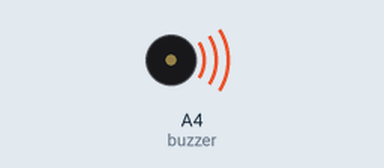
A sketch run on a simulated Arduino Uno, built with avr-gcc and run on an emulated ATmega328P. Shown: buzzer (waves = sounding).

Above: at 0.1 s.
At 85.6 s:
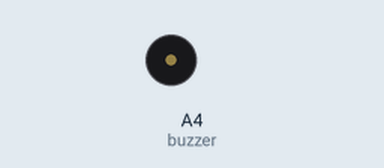
Timing chart, 0 to 87.1 s (numbered marks = the images above):
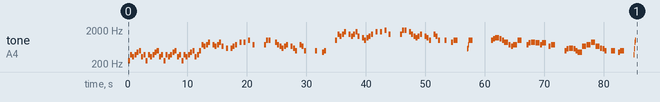

The sketch:

The_Homeward_Heron.ino
```cpp
// GENSHIN IMPACT 神里綾華 角色預告 OST "白鷺歸庭" / Kamisato Ayaka's Character Teaser OST "The Homeward Heron"

#include <avr/pgmspace.h>

#define NOTE_B0  31
#define NOTE_C1  33
#define NOTE_CS1 35
#define NOTE_D1  37
#define NOTE_DS1 39
#define NOTE_E1  41
#define NOTE_F1  44
#define NOTE_FS1 46
#define NOTE_G1  49
#define NOTE_GS1 52
#define NOTE_A1  55
#define NOTE_AS1 58
#define NOTE_B1  62
#define NOTE_C2  65
#define NOTE_CS2 69
#define NOTE_D2  73
#define NOTE_DS2 78
#define NOTE_E2  82
#define NOTE_F2  87
#define NOTE_FS2 93
#define NOTE_G2  98
#define NOTE_GS2 104
#define NOTE_A2  110
#define NOTE_AS2 117
#define NOTE_B2  123
#define NOTE_C3  131
#define NOTE_CS3 139
#define NOTE_D3  147
#define NOTE_DS3 156
#define NOTE_E3  165
#define NOTE_F3  175
#define NOTE_FS3 185
#define NOTE_G3  196
#define NOTE_GS3 208
#define NOTE_A3  220
#define NOTE_AS3 233
#define NOTE_B3  247
#define NOTE_C4  262
#define NOTE_CS4 277
#define NOTE_D4  294
#define NOTE_DS4 311
#define NOTE_E4  330
#define NOTE_F4  349
#define NOTE_FS4 370
#define NOTE_G4  392
#define NOTE_GS4 415
#define NOTE_A4  440
#define NOTE_AS4 466
#define NOTE_B4  494
#define NOTE_C5  523
#define NOTE_CS5 554
#define NOTE_D5  587
#define NOTE_DS5 622
#define NOTE_E5  659
#define NOTE_F5  698
#define NOTE_FS5 740
#define NOTE_G5  784
#define NOTE_GS5 831
#define NOTE_A5  880
#define NOTE_AS5 932
#define NOTE_B5  988
#define NOTE_C6  1047
#define NOTE_CS6 1109
#define NOTE_D6  1175
#define NOTE_DS6 1245
#define NOTE_E6  1319
#define NOTE_F6  1397
#define NOTE_FS6 1480
#define NOTE_G6  1568
#define NOTE_GS6 1661
#define NOTE_A6  1760
#define NOTE_AS6 1865
#define NOTE_B6  1976
#define NOTE_C7  2093
#define NOTE_CS7 2217
#define NOTE_D7  2349
#define NOTE_DS7 2489
#define NOTE_E7  2637
#define NOTE_F7  2794
#define NOTE_FS7 2960
#define NOTE_G7  3136
#define NOTE_GS7 3322
#define NOTE_A7  3520
#define NOTE_AS7 3729
#define NOTE_B7  3951
#define NOTE_C8  4186
#define NOTE_CS8 4435
#define NOTE_D8  4699
#define NOTE_DS8 4978
#define NOTE_E8  5274
#define NOTE_F8  5588
#define NOTE_FS8 5920
#define NOTE_G8  6272
#define NOTE_GS8 6645
#define NOTE_A8  7074
#define NOTE_AS8 7459
#define NOTE_B8  7902
#define REST 0

int tempo = 80;
int buzzer = A4;

const int melody[] PROGMEM = {
NOTE_B3,8,NOTE_FS4,8,NOTE_E4,8,NOTE_FS4,8,NOTE_A4,8,NOTE_B4,8,NOTE_E4,8,NOTE_FS4,8,
NOTE_B3,8,NOTE_FS4,8,NOTE_E4,8,NOTE_FS4,8,NOTE_A4,8,NOTE_B4,8,NOTE_E4,8,NOTE_FS4,8,
NOTE_B3,8,NOTE_FS4,8,NOTE_E4,8,NOTE_FS4,8,NOTE_A4,8,NOTE_B4,8,NOTE_E4,8,NOTE_FS4,8,
NOTE_B3,8,NOTE_FS4,8,NOTE_E4,8,NOTE_FS4,8,NOTE_A4,8,NOTE_B4,8,NOTE_E4,8,NOTE_FS4,8,
NOTE_B4,8,NOTE_FS5,8,NOTE_E5,8,NOTE_FS5,8,NOTE_A5,8 ,REST,8,NOTE_FS5,8,
NOTE_E5,8,NOTE_FS5,8,NOTE_A5,8,NOTE_E5,8,REST,8,NOTE_D5,8, REST,8,NOTE_D5,8,
NOTE_E5,8,NOTE_FS5,8,REST,8, NOTE_A5,8,REST,8,NOTE_A5,8,REST,8,NOTE_B5,8,
REST,8,NOTE_FS5,8,REST,2, NOTE_FS5,8,NOTE_B5,8,NOTE_B5,8,REST,4,NOTE_A5,8,
NOTE_FS5,8,NOTE_E5,8,NOTE_D5,8,NOTE_E5,8,NOTE_FS5,8,REST,8,NOTE_E5,8,NOTE_D5,8,NOTE_B4,8,REST,8,
NOTE_FS5,8,NOTE_E5,8,NOTE_B4,8,REST,2,NOTE_B4,8,REST,4,NOTE_A4,8,NOTE_B4,8,REST,2,
NOTE_B5,8,NOTE_FS6,8,NOTE_E6,8,NOTE_FS6,8,NOTE_A6,8,REST,8,NOTE_FS6,8,NOTE_E6,8,NOTE_FS6,8,
NOTE_A6,8,NOTE_E6,8,REST,8,NOTE_D6,8,NOTE_B5,8,NOTE_D6,8,NOTE_E6,8,NOTE_FS6,8,REST,8,
NOTE_A6,8,REST,8,NOTE_A6,8,REST,8,NOTE_B6,8,REST,8,NOTE_FS6,8,REST,2,NOTE_FS6,8,
NOTE_B6,8,NOTE_B6,8,REST,8,NOTE_A6,8,NOTE_FS6,8,NOTE_E6,8,NOTE_D6,8,NOTE_E6,8,NOTE_FS6,8,
REST,8,NOTE_E6,8,NOTE_D6,8,NOTE_B5,8,REST,8,NOTE_FS6,8,NOTE_E6,8,NOTE_B5,8,REST,4,NOTE_B5,8,REST,4,NOTE_A5,8,NOTE_B5,4,REST,2,
NOTE_CS5,32,NOTE_D5,32,NOTE_FS5,32,NOTE_B5,4,REST,1,
NOTE_B5,8,NOTE_CS6,8,NOTE_D6,4,NOTE_CS6,8,NOTE_B5,8,NOTE_A5,4,NOTE_FS5,8,NOTE_E5,8,NOTE_FS5,4,NOTE_B5,4,
REST,4,NOTE_FS5,8,NOTE_GS5,8,NOTE_A5,4,NOTE_GS5,4,NOTE_FS5,8,NOTE_GS5,4,REST,8,NOTE_E5,8,NOTE_FS5,4,REST,2,
NOTE_B4,8,NOTE_CS5,8,NOTE_D5,4,NOTE_CS5,8,NOTE_B4,8,NOTE_A4,4,NOTE_E5,4,NOTE_FS5,4,NOTE_A5,4,NOTE_E5,4,NOTE_D5,8,NOTE_CS5,8,NOTE_B4,8,REST,4,
NOTE_B4,4,REST,8,NOTE_A4,8,NOTE_B4,4,REST,2,NOTE_FS4,32,NOTE_CS5,32,NOTE_A5,32,NOTE_B5,16,

};

int notes = sizeof(melody) / sizeof(melody[0]) / 2;
int wholenote = (60000 * 4) / tempo;

void playMelody(const int melody[], int notes, int wholenote) {
  for (int thisNote = 0; thisNote < notes * 2; thisNote += 2) {

    int pitch = pgm_read_word(&melody[thisNote]);
    int divider = pgm_read_word(&melody[thisNote + 1]);

    int noteDuration;

    if (divider > 0) {
      // 正常音符
      noteDuration = wholenote / divider;
    } else {
      // 負音符（1.5倍）
      noteDuration = wholenote / abs(divider);
      noteDuration = noteDuration * 1.5;
    }

    tone(buzzer, pitch, noteDuration * 0.9);
    delay(noteDuration);
    noTone(buzzer);
  }
}

void setup() {
  playMelody(melody, notes, wholenote);
}

void loop() {
}
```
